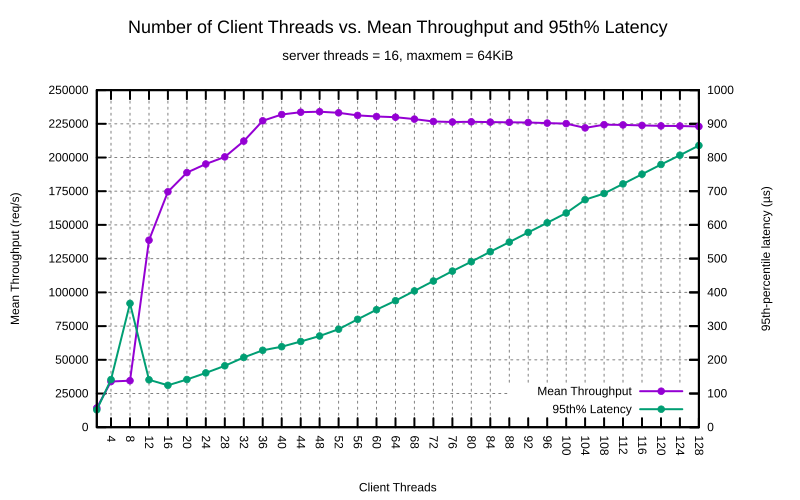

Here is the gnuplot script that generated this plot:
reset

# Output as SVG
set terminal svg size 800, 500 rounded linewidth 2
set output  "multi_performance.svg"

# Set plot and axis titles
set title "Number of Client Threads vs. Mean Throughput and 95th% Latency\n\
{/*0.75 server threads = 16, maxmem = 64KiB}" font ",18"
set xlabel "Client Threads"
set ylabel "Mean Throughput (req/s)"
set y2label "95th-percentile latency (µs)"

# Put the key at the bottom right
set key bottom right

# Configure axes
set xrange  [1:128]          # Set X-axis scale
set xtics   4 rotate by -90  # Add X-tics at intervals of 4 (vertical)
set yrange  [0:250000]       # Set left Y-axis scale
set ytics   25000            # Add left Y-tics at intervals of 10k
set y2range [0:1000]         # Set right Y-axis scale
set y2tics  100              # Add right Y-tics at intervals of 25µs
set grid                     # Enable grid lines (easier to read)

# Plot data using lines with circle points
set style data linespoints
plot "multi_performance.dat" using 1:2 axes x1y1 \
     title "Mean Throughput" pointtype 7 pointsize 0.75, \
     "multi_performance.dat" using 1:3 axes x1y2 \
     title "95th% Latency" pointtype 7 pointsize 0.75
